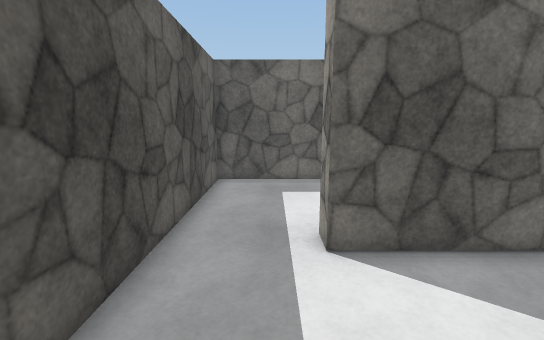
View 1 (above)

17 first-person views from a walk through a world built for the Webots simulator. The camera is 1.2 m above the floor, tilts 10° down and sees 90° across. The floor is counted in squares, 0.5 m on a side. Each view is taken from the middle of a square. On the plan, view 1 faces up. The plan holds only what a view shows up to about 17 squares ahead; the rest is blank. Robots are left out. Simple shapes and patterns stand in for the simulator's stock objects.

View 2
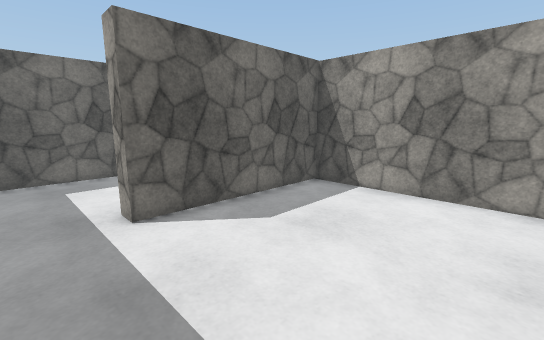

View 3
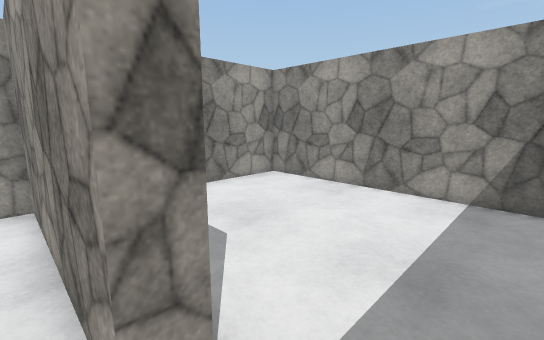

View 4
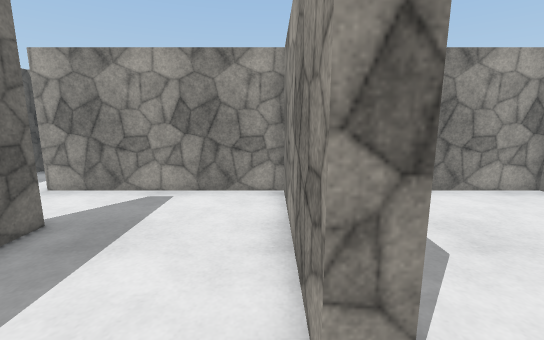

View 5
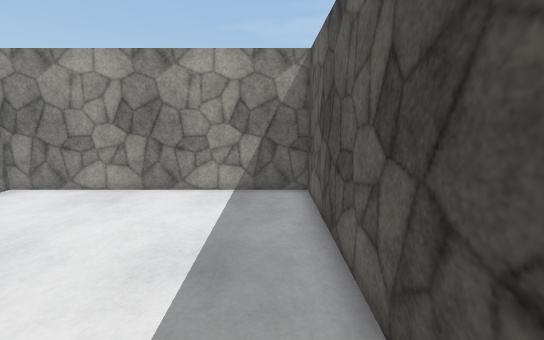

View 6
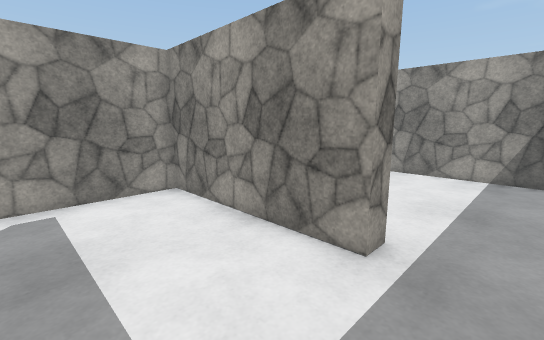

View 7
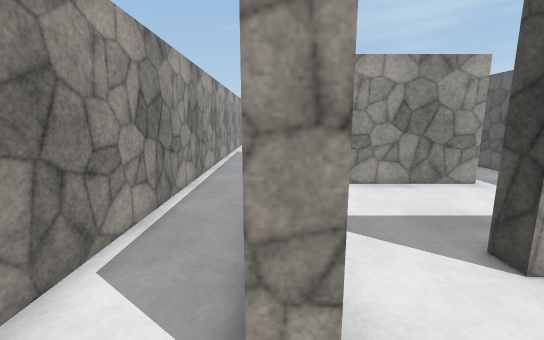

View 8
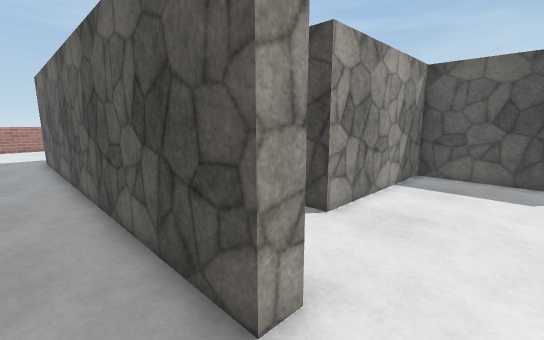

View 9
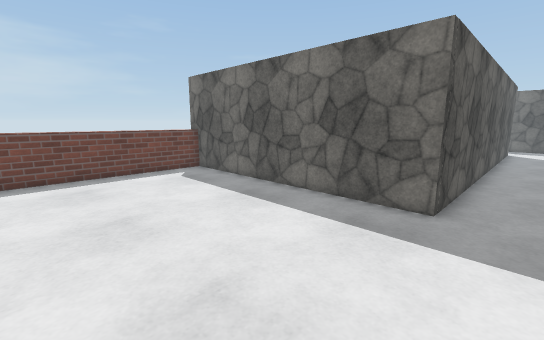

View 10
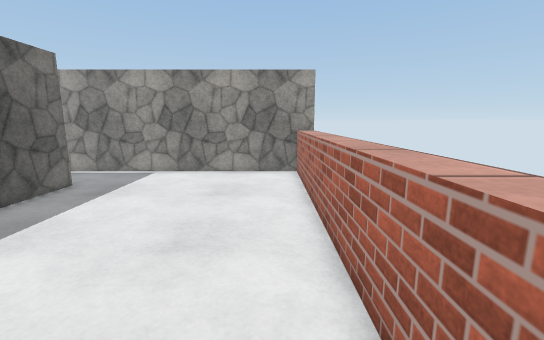

View 11
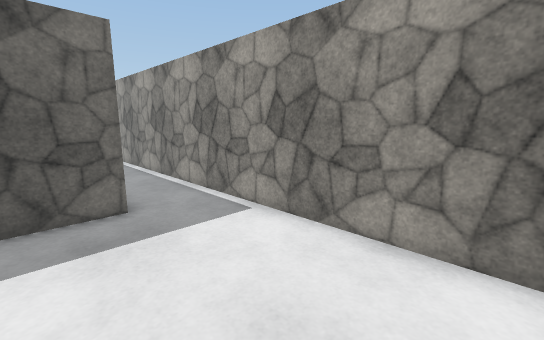

View 12
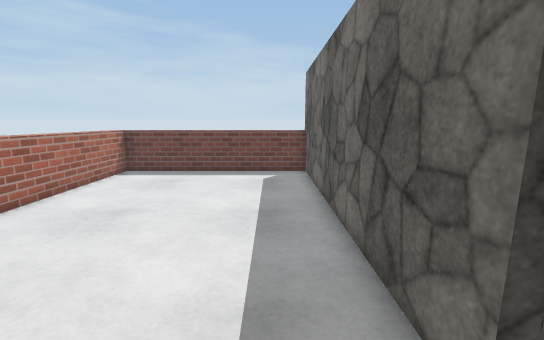

View 13
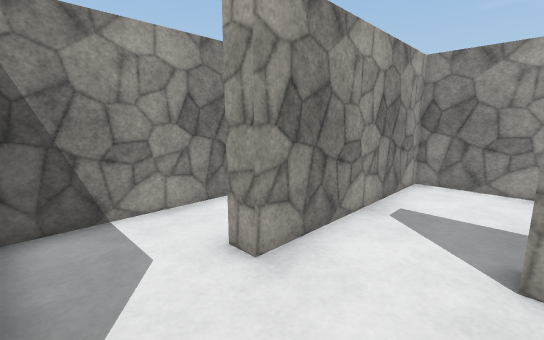

View 14
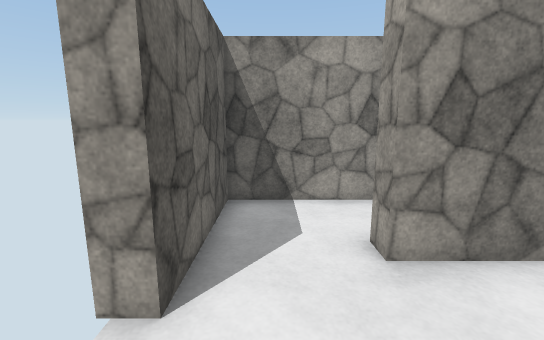

View 15
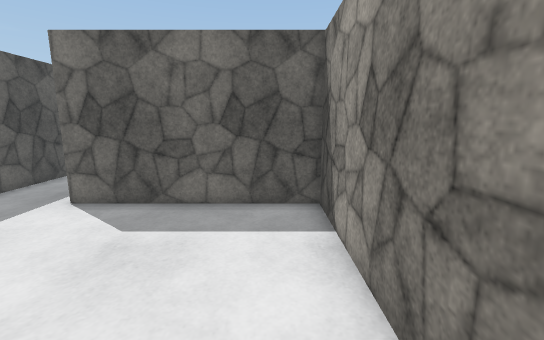

View 16
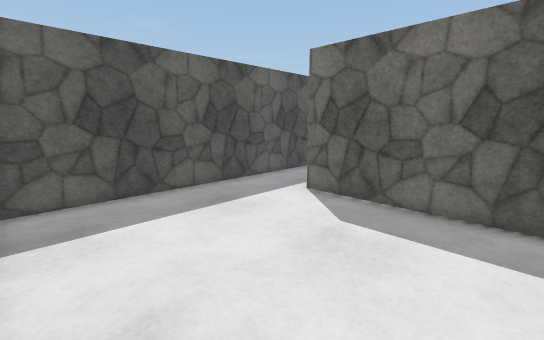

View 17
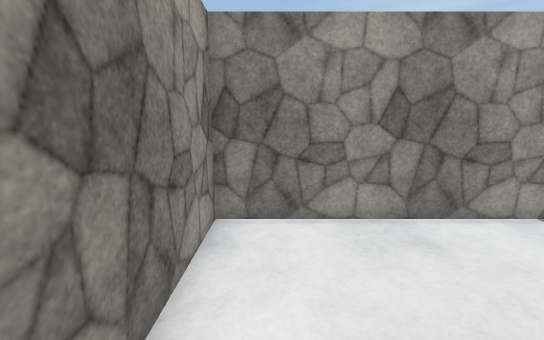

### Floor plan
Points are (right, up) in squares from view 1. A wall is a line through its corners. A room is listed if a view was taken in it or the views show most of it. See-through windows are left out.
Room 1 (views 1, 2, 3, 4, 5, 15, 16, 17)
walls: (-2.3, 6.6) (-2.3, -3.5) (8.4, -3.5) (8.4, 4.8) (1, 4.8) (1, 5.6)
ways out: opening at (-0.5, 5.5) to room 2
Room 2 (view 6)
walls: (5, 12.1) (5, 11.3) (-2.3, 11.3) (-2.3, 6.6); (1, 5.6) (8.4, 5.6) (8.4, 12.5)
ways out: opening at (-0.5, 5.5) to room 1; opening at (6.5, 11.5) to room 4
Room 3 (views 7, 8, 9, 10, 11, 12)
walls: (12.2, -14.1) (12.2, 17.4) (7, 17.4); (8.4, 14) (9.2, 14) (9.2, -4.3) (-3.1, -4.3)
low walls: (-2.3, -4.3) (-2.3, -13.2) (12.2, -13.2)
ways out: opening at (8.5, 15.5) to room 4
Room 4 (views 13, 14)
walls: (-2.3, 16.2) (-2.3, 12.1) (5, 12.1); (8.4, 12.5) (8.4, 14)
ways out: opening at (6.5, 11.5) to room 2; opening at (8.5, 15.5) to room 3

Positions as (right, up) in squares from view 1, and headings:
1: (0, 0), facing up
2: (-1, -2), facing up-right
3: (-1, 6), facing down-right
4: (-1, 6), facing right
5: (-1, 6), facing down
6: (-1, 10), facing down-right
7: (9, 16), facing down
8: (11, 16), facing down-left
9: (11, -12), facing up-left
10: (-1, -12), facing right
11: (7, -12), facing up-right
12: (11, -6), facing left
13: (5, 17), facing down-right
14: (4, 16), facing right
15: (7, -3), facing up
16: (7, -3), facing up-left
17: (7, 3), facing down
